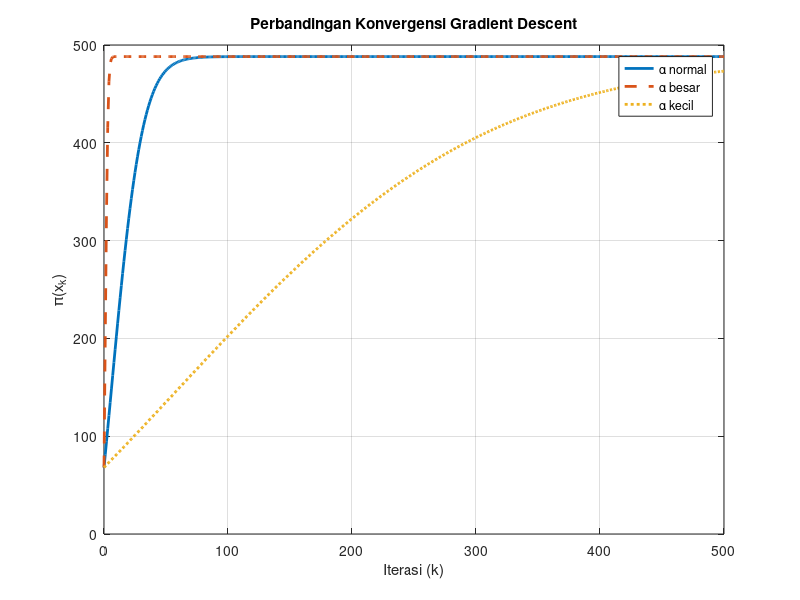
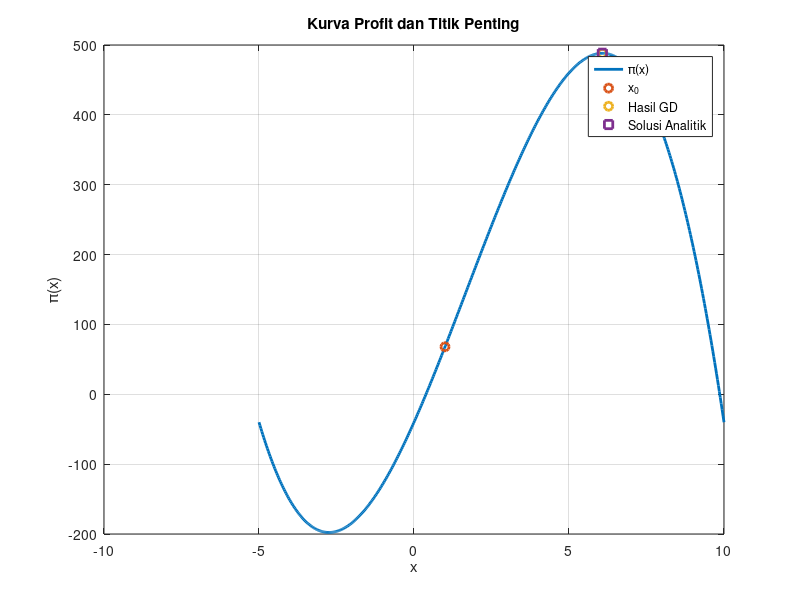

The MATLAB script that drew these images, in order:
% ===================================================== 
%  UTS Matematika Sains Data — Semester Genap 2025/2026 
%  Soal 6 — Optimasi Harga Produk via Gradient Descent 
%  --------------------------------------------------- 
%  Nama  : Jelli Wanti Eriska Pardosi 
%  NIM   : 2510514010 
%  Parameter: N=10, a=1, b=0, K=2, theta0=30, alpha=0.001 
%  Tanggal: 2026-04-28 
% ===================================================== 

clc; clear; close all;

% Parameter personalisasi
N = 10;  
a = 1;  
b = 0;  
K = 2;

theta0 = 30;   % tidak digunakan di soal ini
alpha_lr = 0.001;

iter = 500;
x0 = 1;

% Fungsi profit & turunan
pi_f = @(x) -(a+1).*x.^3 + (b+5)*K.*x.^2 + 100.*x - (K^2 * 10);
dpi = @(x) -3*(a+1).*x.^2 + 2*(b+5)*K.*x + 100;
ddpi = @(x) -6*(a+1).*x + 2*(b+5)*K;

% =========================
% SOLUSI ANALITIK
% =========================
coef = [-3*(a+1), 2*(b+5)*K, 100];
akar = roots(coef);

% pilih maksimum lokal (turunan kedua < 0)
if ddpi(akar(1)) < 0
    x_max = akar(1);
else
    x_max = akar(2);
end

% =========================
% GRADIENT DESCENT (α normal)
% =========================
x = zeros(iter+1,1);
x(1) = x0;

for k = 1:iter
    x(k+1) = x(k) + alpha_lr * dpi(x(k));
end

% =========================
% SENSITIVITAS α
% =========================
alpha_big = 10 * alpha_lr;
alpha_small = 0.1 * alpha_lr;

x_big = zeros(iter+1,1);
x_small = zeros(iter+1,1);

x_big(1) = x0;
x_small(1) = x0;

for k = 1:iter
    x_big(k+1) = x_big(k) + alpha_big * dpi(x_big(k));
    x_small(k+1) = x_small(k) + alpha_small * dpi(x_small(k));
end

%% =========================
%% PLOT KONVERGENSI
%% =========================
figure;
plot(0:iter, pi_f(x), 'LineWidth', 2); hold on;
plot(0:iter, pi_f(x_big), '--', 'LineWidth', 2);
plot(0:iter, pi_f(x_small), ':', 'LineWidth', 2);

xlabel('Iterasi (k)');
ylabel('\pi(x_k)');
title('Perbandingan Konvergensi Gradient Descent');
legend('\alpha normal','\alpha besar','\alpha kecil');
grid on;

% =========================
% PLOT FUNGSI + TITIK
% =========================
x_plot = linspace(-5,10,500);

figure;
plot(x_plot, pi_f(x_plot), 'LineWidth', 2); hold on;

% titik awal
plot(x(1), pi_f(x(1)), 'o', 'LineWidth', 2);

% hasil GD
plot(x(end), pi_f(x(end)), 'o', 'LineWidth', 2);

% solusi analitik
plot(x_max, pi_f(x_max), 's', 'LineWidth', 2);

xlabel('x');
ylabel('\pi(x)');
title('Kurva Profit dan Titik Penting');
legend('\pi(x)','x_0','Hasil GD','Solusi Analitik');
grid on;

% =========================
% OUTPUT
% =========================
fprintf('Titik awal x0 = %.6f\n', x(1));
fprintf('Hasil GD x* = %.6f\n', x(end));
fprintf('Solusi analitik = %.6f\n', x_max);
fprintf('Profit GD = %.6f\n', pi_f(x(end)));
fprintf('Profit analitik = %.6f\n', pi_f(x_max));
